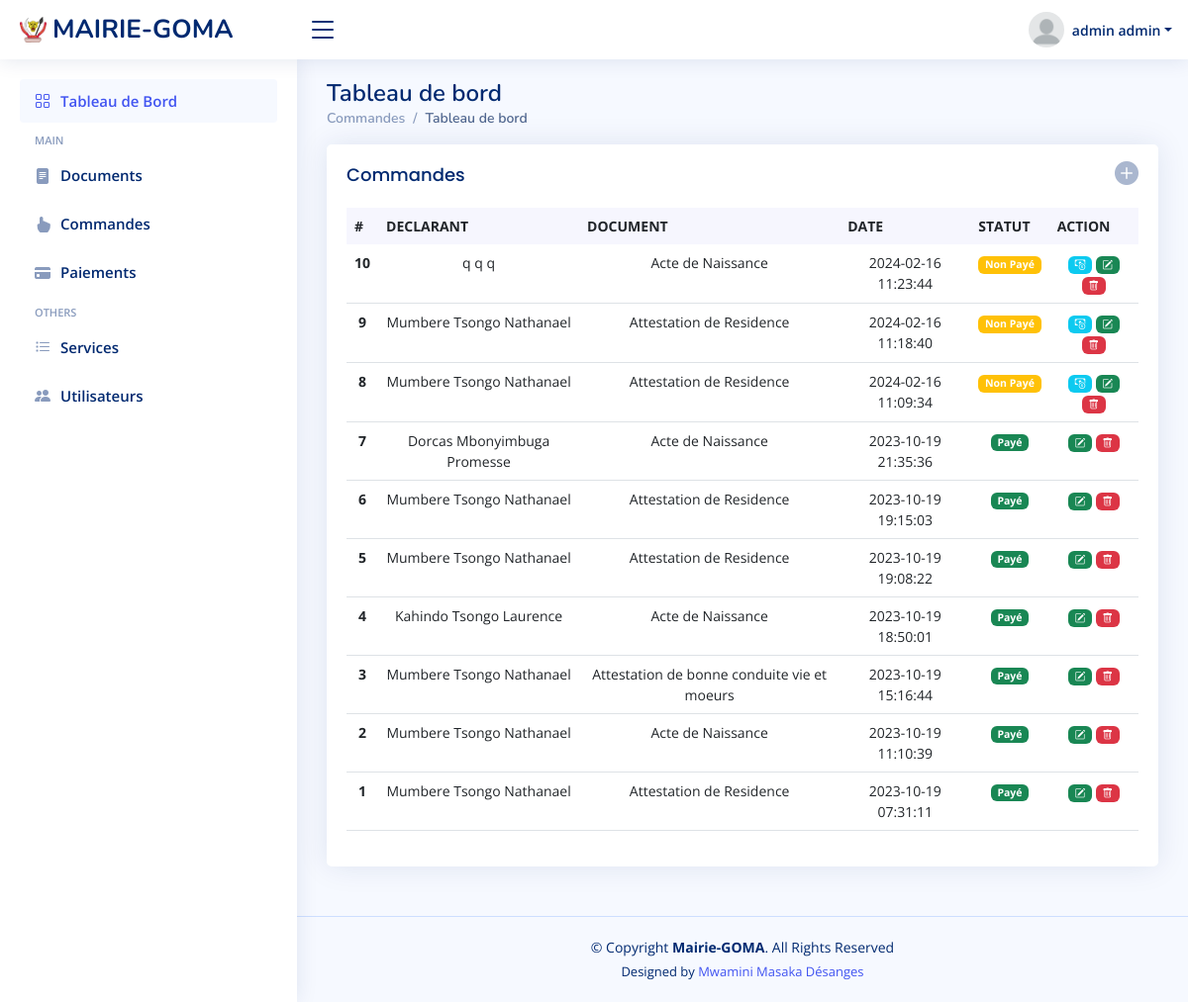
Page /commandes.php (signed in) on the committed database.
### tables this page shows
CREATE TABLE `commande` (
  `CODECOMMANDE` int(11) NOT NULL,
  `DECLARANT` int(11) DEFAULT NULL,
  `DOCUMENT` int(11) DEFAULT NULL,
  `STATUT` int(11) DEFAULT NULL,
  `DDATE` datetime DEFAULT current_timestamp(),
  `VISIBLE` int(11) DEFAULT NULL,
  `AUTEUR` text DEFAULT NULL
);

CREATE TABLE `citoyen` (
  `CODECITOYEN` int(11) NOT NULL,
  `NOM` text DEFAULT NULL,
  `POSTNOM` text DEFAULT NULL,
  `PRENOM` text DEFAULT NULL,
  `GENRE` char(1) DEFAULT NULL,
  `DATEDENAISSANCE` date DEFAULT NULL,
  `LIEUDENAISSANCE` text DEFAULT NULL,
  `ADRESSE` text DEFAULT NULL,
  `CONTACT` text DEFAULT NULL,
  `EMAIL` text DEFAULT NULL,
  `PERE` text DEFAULT NULL,
  `MERE` text DEFAULT NULL,
  `PARTENAIRE` text DEFAULT NULL,
  `ENFANT` text DEFAULT NULL,
  `ETATCIVIL` text DEFAULT NULL,
  `PROFESSION` text DEFAULT NULL,
  `CHEFFERIE` text DEFAULT NULL,
  `TERRITOIRE` text DEFAULT NULL,
  `PROVINCE` text DEFAULT NULL,
  `NATIONALITE` text DEFAULT NULL,
  `IDCARTE` text DEFAULT NULL,
  `VISIBLE` int(11) DEFAULT NULL,
  `AUTEUR` text DEFAULT NULL
);

CREATE TABLE `document` (
  `CODEDOCUMENT` int(11) NOT NULL,
  `DESIGNATION` text DEFAULT NULL,
  `PRIX` float DEFAULT NULL,
  `DESCRIPTION` text DEFAULT NULL,
  `VISIBLE` int(11) DEFAULT NULL,
  `AUTEUR` text DEFAULT NULL
);

### commandes.php (called while the page is built, shortened)
<?php $pageTitle = "Commandes"; ?>
<?php require_once 'vue/commandes.php' ?>
<?php $content = ob_get_clean(); ?>
<?php require('templates/layout.php') ?>

### classes/commandes.php (called while the page is built, shortened)
<?php
class commandes
{
    public function afficher()
    {
        $con = new Database();
        $connect = $con->open();
        try {
            $stmt = $connect->prepare("SELECT citoyen.EMAIL as EMAIL, commande.DDATE AS DDATE,commande.STATUT as STATUT,commande.CODECOMMANDE as CODECOMMANDE,commande.DECLARANT as DECLARANT,citoyen.NOM as NOM,citoyen.POSTNOM as POSTNOM,citoyen.PRENOM as PRENOM,document.DESIGNATION as DOCUMENT,document.PRIX as PRIX FROM `commande` inner join citoyen on commande.DECLARANT=citoyen.CODECITOYEN inner join document on commande.DOCUMENT = document.CODEDOCUMENT WHERE commande.VISIBLE=? ORDER BY commande.STATUT ASC ");
            $stmt->execute([$this->VISIBLE = 1]);
            return $stmt->fetchAll();
        } catch (Exception $e) {
            return $e->getMessage();
        }
    }
}

### vue/commandes.php (the view, shortened to what this page needs)
<?php
require('./classes/commandes.php');
$data = new commandes();
$all = $data->afficher();
?>
<div class="col-lg-12">
    <div class="row">
        <div class="col-12">
            <div class="card recent-sales overflow-auto">
                <div class="filter">
                    <a class="icon " href="./index.php"><i class="bi bi-plus-circle-fill h4"></i></a>
                </div>
                <div class="card-body">
                    <h5 class="card-title"><?= $pageTitle ?></h5>
                    <table class="table datatable ">
                        <thead>
                            <tr>
                                <th scope="col">#</th>
                                <th scope="col">DECLARANT</th>
                                <th scope="col">DOCUMENT</th>
                                <th scope="col">DATE</th>
                                <th scope="col">STATUT</th>
                                <th scope="col">ACTION</th>
                            </tr>
                        </thead>
                        <tbody class="text-center">
                            <?php
                            foreach ($all as $key => $val) {
                            ?>
                                <tr>
                                    <th scope="row fw bold"><?= $val['CODECOMMANDE'] ?></th>
                                    <td class="fw bold"><?= $val['NOM'] . " " . $val['POSTNOM'] . " " . $val['PRENOM'] ?>
                                    </td>
                                    <td class="fw bold"><?= $val['DOCUMENT'] ?></td>
                                    <td class="fw bold"><?= $val['DDATE'] ?></td>
                                    <td class="fw bold ">
                                        <?php
                                        if ($val['STATUT'] == 0) {
                                        ?>
                                            <span class="badge bg-warning ">Non Payé</span>
                                        <?php
                                        } else {
                                        ?>
                                            <span class="badge bg-success">Payé</span>
                                        <?php
                                        }
                                        ?>
                                    <td class="fw bold text-center p-md-2">
                                        <?php
                                        if ($val['STATUT'] == 0) {
                                        ?>
                                            <a class="text-info mx-auto pd-2" href="./payer.php?id=<?= $val['CODECOMMANDE'] ?>&contact=<?= $val['EMAIL'] ?>">
                                                <span class="badge bg-info ">
                                                    <i class="bi bi-cash-coin fa-lg "></i>
                                                </span>
                                            </a>
                                            <a class="text-info mx-auto md-2" href="">
                                                <span class="badge bg-success ">
                                                    <i class="bi bi-pencil-square fa-lg "></i>
                                                </span>
                                            </a>
                                            <a class="text-info mx-auto pd-2" href="#">
                                                <span class="badge bg-danger ">
                                                    <i class="bi bi-trash fa-lg "></i>
                                                </span>
                                            </a>
                                        <?php
                                        } else {
                                        ?>
                                            <a class="text-info mx-auto md-2" href="#">
                                                <span class="badge bg-success ">
                                                    <i class="bi bi-pencil-square fa-lg "></i>
                                                </span>
                                            </a>
                                            <a class="text-info mx-auto pd-2" href="#">
                                                <span class="badge bg-danger ">
                                                    <i class="bi bi-trash fa-lg "></i>
                                                </span>
                                            </a>
                                        <?php
                                        }
                                        ?>
                                    </td>
                                </tr>
                            <?php
                            }
                            ?>
                        </tbody>
                    </table>
                </div>
            </div>
        </div>
    </div>
</div>

### templates/layout.php (shortened to what this page needs)
<!DOCTYPE html>
<html lang="en">
<head>
    <link href="assets/vendor/bootstrap/css/bootstrap.min.css" rel="stylesheet">
    <link href="assets/vendor/bootstrap-icons/bootstrap-icons.css" rel="stylesheet">
    <link href="assets/vendor/boxicons/css/boxicons.min.css" rel="stylesheet">
    <link href="assets/vendor/quill/quill.snow.css" rel="stylesheet">
    <link href="assets/vendor/quill/quill.bubble.css" rel="stylesheet">
    <link href="assets/vendor/remixicon/remixicon.css" rel="stylesheet">
    <link href="assets/vendor/simple-datatables/style.css" rel="stylesheet">
    <link href="assets/css/style.css" rel="stylesheet">
</head>
<body>
    <?php include './includes/header.php' ?>
    <?php include './includes/sidebar.php' ?>
    <main id="main" class="main">
        <div class="pagetitle">
            <h1>Tableau de bord</h1>
            <nav>
                <ol class="breadcrumb">
                    <li class="breadcrumb-item"><a href="index.html">
                            <?= $pageTitle ?>
                        </a></li>
                    <li class="breadcrumb-item active">Tableau de bord</li>
                </ol>
            </nav>
        </div>
        <section class="section dashboard">
            <div class="row">
                <?= $content ?>
            </div>
        </section>
    </main>
    <?php include './includes/footer.php' ?>
</body>
</html>

### includes/header.php (shortened to what this page needs)
<header id="header" class="header fixed-top d-flex align-items-center">
    <div class="d-flex align-items-center justify-content-between">
        <a href="index.html" class="logo d-flex align-items-center">
            <img src="assets/img/armoirie.png" alt="">
            <span class="d-none d-lg-block"> MAIRIE-GOMA</span>
        </a>
        <i class="bi bi-list toggle-sidebar-btn"></i>
    </div>
    <nav class="header-nav ms-auto">
        <ul class="d-flex align-items-center">
            <li class="nav-item dropdown pe-3">
                <a class="nav-link nav-profile d-flex align-items-center pe-0" href="#" data-bs-toggle="dropdown">
                    <img src="assets/img/profile-img.png" alt="Profile" class="rounded-circle">
                    <span
                        class="d-none d-md-block dropdown-toggle ps-2"><?= $_SESSION["postnom"] . " " . $_SESSION["prenom"] ?></span>
                </a>
            </li>
        </ul>
    </nav>
</header>

### includes/sidebar.php (shortened to what this page needs)
<?php
if ($_SESSION['fonction'] == 'Administrateur') {
?>
    <aside id="sidebar" class="sidebar">
        <ul class="sidebar-nav" id="sidebar-nav">
            <li class="nav-item">
                <a class="nav-link " href="statistiques.php">
                    <i class="bi bi-grid"></i>
                    <span>Tableau de Bord</span>
                </a>
            </li>
            <li class="nav-heading">Main</li>
            <li class="nav-item">
                <a class="nav-link collapsed" href="documents.php">
                    <i class="bi bi-file-text-fill"></i>
                    <span>Documents</span>
                </a>
            </li>
            <li class="nav-item">
                <a class="nav-link collapsed" href="commandes.php">
                    <i class="bi bi-hand-index-fill"></i>
                    <span>Commandes</span>
                </a>
            </li>
            <li class="nav-item">
                <a class="nav-link collapsed" href="paiements.php">
                    <i class="bi bi-credit-card-fill"></i>
                    <span>Paiements</span>
                </a>
            </li>
            <li class="nav-heading">Others</li>
            <li class="nav-item">
                <a class="nav-link collapsed" href="services.php">
                    <i class="bi bi-list-task"></i>
                    <span>Services</span>
                </a>
            </li>
            <li class="nav-item">
                <a class="nav-link collapsed" href="utilisateurs.php">
                    <i class="bi bi-people-fill"></i>
                    <span>Utilisateurs</span>
                </a>
            </li>
        </ul>
    </aside>
<?php
}
?>

### includes/footer.php
<footer id="footer" class="footer">
    <div class="copyright">
        &copy; Copyright <strong><span>Mairie-GOMA</span></strong>. All Rights Reserved
    </div>
    <div class="credits">
        Designed by <a href="">Mwamini Masaka Désanges</a>
    </div>
</footer>

### assets/css/style.css (style rules this page uses)
:root { scroll-behavior: smooth; }
body { font-family: "Open Sans", sans-serif; background: #f6f9ff; color: #444444; }
a { color: #4154f1; text-decoration: none; }
h1, h2, h3, h4, h5, h6 { font-family: "Nunito", sans-serif; }
#main { margin-top: 60px; padding: 20px 30px; transition: all 0.3s; }
.pagetitle { margin-bottom: 10px; }
.pagetitle h1 { font-size: 24px; margin-bottom: 0; font-weight: 600; color: #012970; }
.card { margin-bottom: 30px; border: none; border-radius: 5px; box-shadow: 0px 0 30px rgba(1, 41, 112, 0.1); }
.card-title { padding: 20px 0 15px 0; font-size: 18px; font-weight: 500; color: #012970; font-family: "Poppins", sans-serif; }
.card-body { padding: 0 20px 20px 20px; }
.breadcrumb { font-size: 14px; font-family: "Nunito", sans-serif; color: #899bbd; font-weight: 600; }
.breadcrumb a { color: #899bbd; transition: 0.3s; }
.breadcrumb .breadcrumb-item::before { color: #899bbd; }
.breadcrumb .active { color: #51678f; font-weight: 600; }
.logo { line-height: 1; }
@media (min-width: 1200px) { .logo { width: 280px; } }
.logo img { max-height: 26px; margin-right: 6px; }
.logo span { font-size: 26px; font-weight: 700; color: #012970; font-family: "Nunito", sans-serif; }
.header { transition: all 0.5s; z-index: 997; height: 60px; box-shadow: 0px 2px 20px rgba(1, 41, 112, 0.1); background-color: #fff; padding-left: 20px; }
.header .toggle-sidebar-btn { font-size: 32px; padding-left: 10px; cursor: pointer; color: #012970; }
.header-nav ul { list-style: none; }
.header-nav>ul { margin: 0; padding: 0; }
.header-nav .nav-profile { color: #012970; }
.header-nav .nav-profile img { max-height: 36px; }
.header-nav .nav-profile span { font-size: 14px; font-weight: 600; }
.sidebar { position: fixed; top: 60px; left: 0; bottom: 0; width: 300px; z-index: 996; transition: all 0.3s; padding: 20px; overflow-y: auto; scrollbar-width: thin; scrollbar-color: #aab7cf transparent; box-shadow: 0px 0px 20px rgba(1, 41, 112, 0.1); background-color: #fff; }
@media (min-width: 1200px) { #main, #footer { margin-left: 300px; } }
.sidebar-nav { padding: 0; margin: 0; list-style: none; }
.sidebar-nav li { padding: 0; margin: 0; list-style: none; }
.sidebar-nav .nav-item { margin-bottom: 5px; }
.sidebar-nav .nav-heading { font-size: 11px; text-transform: uppercase; color: #899bbd; font-weight: 600; margin: 10px 0 5px 15px; }
.sidebar-nav .nav-link { display: flex; align-items: center; font-size: 15px; font-weight: 600; color: #4154f1; transition: 0.3; background: #f6f9ff; padding: 10px 15px; border-radius: 4px; }
.sidebar-nav .nav-link i { font-size: 16px; margin-right: 10px; color: #4154f1; }
.sidebar-nav .nav-link.collapsed { color: #012970; background: #fff; }
.sidebar-nav .nav-link.collapsed i { color: #899bbd; }
.dashboard .filter { position: absolute; right: 0px; top: 15px; }
.dashboard .filter .icon { color: #aab7cf; padding-right: 20px; padding-bottom: 5px; transition: 0.3s; font-size: 16px; }
.dashboard .recent-sales { font-size: 14px; }
.dashboard .recent-sales .table thead { background: #f6f6fe; }
.dashboard .recent-sales .table thead th { border: 0; }
.footer { padding: 20px 0; font-size: 14px; transition: all 0.3s; border-top: 1px solid #cddfff; }
.footer .copyright { text-align: center; color: #012970; }
.footer .credits { padding-top: 5px; text-align: center; font-size: 13px; color: #012970; }

### rows in the picture
commande: CODECOMMANDE "10", citoyen.NOM "q", citoyen.POSTNOM "q", citoyen.PRENOM "q", document.DESIGNATION "Acte de Naissance", DDATE "2024-02-16 11:23:44", STATUT "Non Payé"
commande: CODECOMMANDE "9", citoyen.NOM "Mumbere", citoyen.POSTNOM "Tsongo", citoyen.PRENOM "Nathanael", document.DESIGNATION "Attestation de Residence", DDATE "2024-02-16 11:18:40", STATUT "Non Payé"
commande: CODECOMMANDE "8", citoyen.NOM "Mumbere", citoyen.POSTNOM "Tsongo", citoyen.PRENOM "Nathanael", document.DESIGNATION "Attestation de Residence", DDATE "2024-02-16 11:09:34", STATUT "Non Payé"
commande: CODECOMMANDE "7", citoyen.NOM "Dorcas", citoyen.POSTNOM "Mbonyimbuga", citoyen.PRENOM "Promesse", document.DESIGNATION "Acte de Naissance", DDATE "2023-10-19 21:35:36", STATUT "Payé"
commande: CODECOMMANDE "6", citoyen.NOM "Mumbere", citoyen.POSTNOM "Tsongo", citoyen.PRENOM "Nathanael", document.DESIGNATION "Attestation de Residence", DDATE "2023-10-19 19:15:03", STATUT "Payé"
commande: CODECOMMANDE "5", citoyen.NOM "Mumbere", citoyen.POSTNOM "Tsongo", citoyen.PRENOM "Nathanael", document.DESIGNATION "Attestation de Residence", DDATE "2023-10-19 19:08:22", STATUT "Payé"
commande: CODECOMMANDE "4", citoyen.NOM "Kahindo", citoyen.POSTNOM "Tsongo", citoyen.PRENOM "Laurence", document.DESIGNATION "Acte de Naissance", DDATE "2023-10-19 18:50:01", STATUT "Payé"
commande: CODECOMMANDE "3", citoyen.NOM "Mumbere", citoyen.POSTNOM "Tsongo", citoyen.PRENOM "Nathanael", document.DESIGNATION "Attestation de bonne conduite vie et moeurs", DDATE "2023-10-19 15:16:44", STATUT "Payé"
commande: CODECOMMANDE "2", citoyen.NOM "Mumbere", citoyen.POSTNOM "Tsongo", citoyen.PRENOM "Nathanael", document.DESIGNATION "Acte de Naissance", DDATE "2023-10-19 11:10:39", STATUT "Payé"
commande: CODECOMMANDE "1", citoyen.NOM "Mumbere", citoyen.POSTNOM "Tsongo", citoyen.PRENOM "Nathanael", document.DESIGNATION "Attestation de Residence", DDATE "2023-10-19 07:31:11", STATUT "Payé"

### other values in the picture
$_SESSION["postnom"] "admin"
$_SESSION["prenom"] "admin"
$pageTitle "Commandes"
